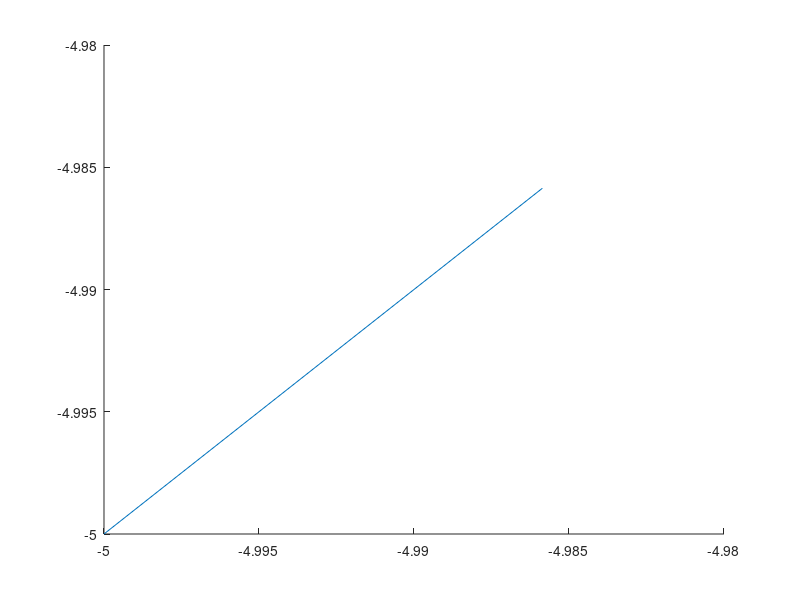

MATLAB code for this plot: (Note: this script raises an error after producing the figure.)
hold on;

for i=-5:5
    for j=-5:5
        %define scalar and vector
        vecR=sqrt(i.^2+j.^2);
        distR=i.^2+j.^2;
        %length of the electric field 
        x=(0-i)/vecR/distR;
        y=(0-j)/vecR/distR;
       %update
        x=i+x;
        y=j+y;
        a(1)=i;
        a(2)=j;
        b(1)=x;
        b(2)=y;
        plot([a(1),b(1)],[a(2),b(2)]);
        PlotArrow(a,b);
        
    end
end
plot(0,0);
grid on;
axis([-5,5,-5,5]);